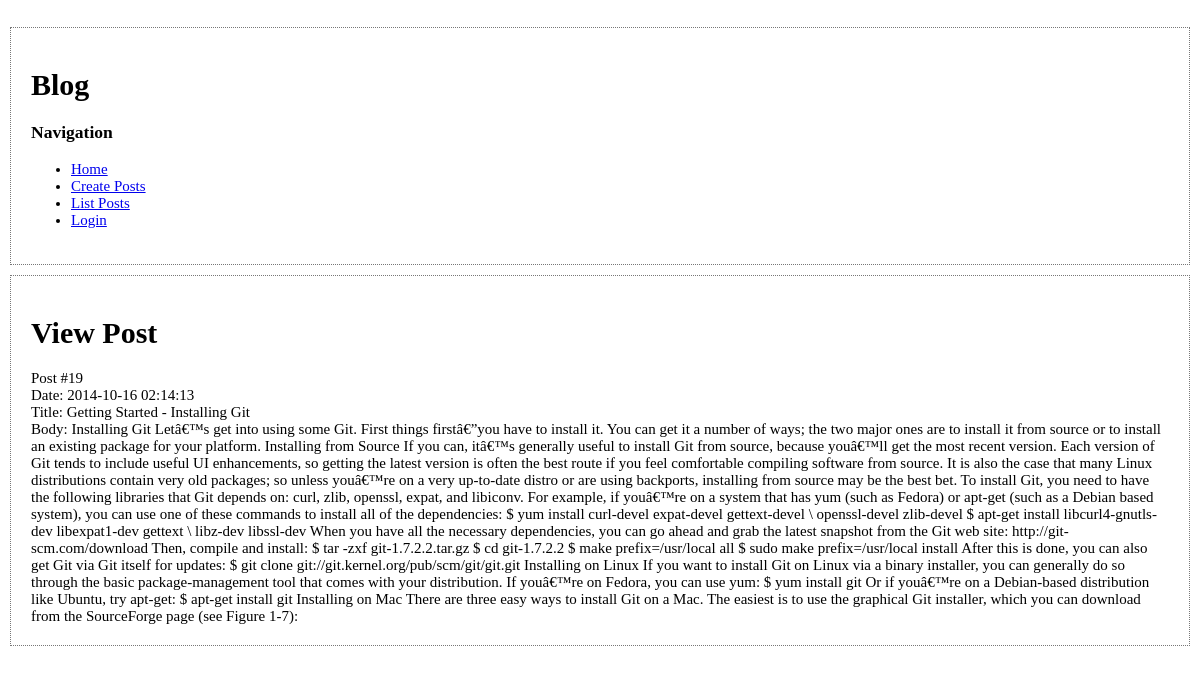
Screenshot of /post/view/19 with the database file from the repository.
### tables this page shows
CREATE TABLE `post` (
  `id` int(11) NOT NULL AUTO_INCREMENT,
  `title` varchar(50) DEFAULT NULL,
  `body` text,
  `date_created` timestamp NULL DEFAULT CURRENT_TIMESTAMP,
  PRIMARY KEY (`id`)
);

### framework/controller.php (called while the page is built, shortened)
<?php
class Controller {
    public $db = null;
    private function openDatabaseConnection() {
        $options = array(PDO::ATTR_DEFAULT_FETCH_MODE => PDO::FETCH_OBJ, PDO::ATTR_ERRMODE => PDO::ERRMODE_WARNING);
        $this->db = new PDO(DB_TYPE . ':host=' . DB_HOST . ';dbname=' . DB_NAME, DB_USER, DB_PASS, $options);
    }
    public function loadModel($model_name) {
        return new $model_name($this->db);
    }
    public function render($view, $params = array()) {
        extract($params);
        $this->renderPartial($view, $params);
        require App::get()->basePath . '/protected/views/layouts/main.php';
    }
    public function renderPartial($view, $params = array()) {
        if(stripos($view, '//')===0){
            $route = substr($view, 2);
        } else{
            $route = strtolower(get_class($this)) . '/' . $view ;
        }
        extract($params);
        require App::get()->basePath . '/protected/views/' . $route . '.php';
    }
}

### protected/controller/post.php (called while the page is built, shortened)
<?php
class Post extends Controller {
    public function view($post_id) {
        $post_id = (int) $post_id;
        if ($post_id) {
            $postModel = $this->loadModel('PostModel');
            $post = $postModel->getPost($post_id);
        }
        $this->render('view', array(
            'post' => $post
        ));
    }
}

### index.php (called while the page is built, shortened)
<?php
require 'framework/application.php';
require 'framework/controller.php';
$app =  App::createApplication();
$app->run();

### protected/models/postmodel.php (called while the page is built, shortened)
<?php
class PostModel {
    function __construct($db) {
        try {
            $this->db = $db;
        } catch (PDOException $e) {
            exit('Database connection could not be established.');
        }
    }
    public function getPost($post_id) {
        $sql = "SELECT id, title, body, date_created FROM post WHERE id='$post_id' LIMIT 1";
        $query = $this->db->prepare($sql);
        $query->execute();
        return $query->fetch();
    }
}

### protected/views/post/view.php (the view, shortened to what this page needs)
<h1>View Post</h1>
<div>Post #<?php if (isset($post->id)) echo $post->id; ?></div>
<div>Date: <?php if (isset($post->date_created)) echo $post->date_created; ?></div>
<div>Title: <?php if (isset($post->title)) echo $post->title; ?></div>
<div>Body: <?php if (isset($post->body)) echo $post->body; ?></div>

### assets/css/style.css (style rules this page uses)
html, body { margin: 0; padding: 0; }
body { font-size: 15px; }

### rows the page displays
post: id "19", date_created "2014-10-16 02:14:13", title "Getting Started - Installing Git", body "Installing Git Letâ€™s get into using some Git. First things firstâ€”you have to install it. You can get it a number of ways; the two major ones are to install it from source or to install an existing package for your platform. Installing from Source If you can, itâ€™s generally useful to install Git from source, because youâ€™ll get the most recent version. Each version of Git tends to include useful UI enhancements, so getting the latest version is often the best route if you feel comfortable compiling software from source. It is also the case that many Linux distributions contain very old packages; so unless youâ€™re on a very up-to-date distro or are using backports, installing from…"
